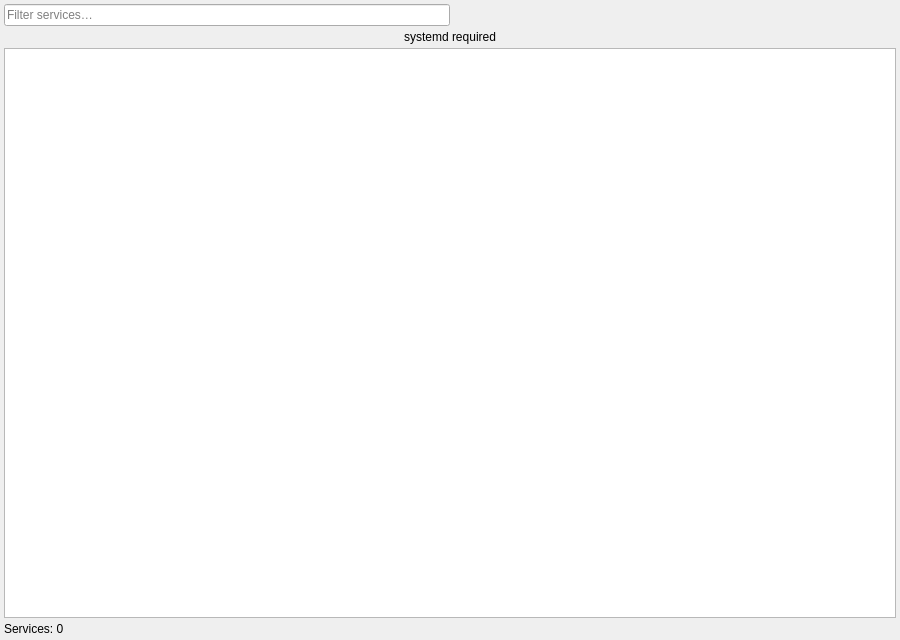
<?xml version="1.0" encoding="UTF-8"?>
<ui version="4.0">
 <class>ServicesWidget</class>
 <widget class="QWidget" name="ServicesWidget">
  <property name="geometry">
   <rect>
    <x>0</x>
    <y>0</y>
    <width>900</width>
    <height>640</height>
   </rect>
  </property>
  <layout class="QVBoxLayout" name="verticalLayout">
   <property name="spacing">
    <number>4</number>
   </property>
   <property name="leftMargin">
    <number>4</number>
   </property>
   <property name="topMargin">
    <number>4</number>
   </property>
   <property name="rightMargin">
    <number>4</number>
   </property>
   <property name="bottomMargin">
    <number>4</number>
   </property>
   <item>
    <layout class="QHBoxLayout" name="toolbarLayout">
     <item>
      <widget class="QLineEdit" name="searchEdit">
       <property name="placeholderText">
        <string>Filter services…</string>
       </property>
       <property name="clearButtonEnabled">
        <bool>true</bool>
       </property>
       <property name="maximumWidth">
        <number>240</number>
       </property>
      </widget>
     </item>
     <item>
      <spacer>
       <property name="orientation">
        <enum>Qt::Horizontal</enum>
       </property>
       <property name="sizeHint" stdset="0">
        <size>
         <width>40</width>
         <height>20</height>
        </size>
       </property>
      </spacer>
     </item>
    </layout>
   </item>
   <item>
    <widget class="QLabel" name="unavailableLabel">
     <property name="visible">
      <bool>false</bool>
     </property>
     <property name="text">
      <string>systemd required</string>
     </property>
     <property name="alignment">
      <set>Qt::AlignmentFlag::AlignCenter</set>
     </property>
    </widget>
   </item>
   <item>
    <widget class="QTableView" name="tableView">
     <property name="selectionBehavior">
      <enum>QAbstractItemView::SelectRows</enum>
     </property>
     <property name="alternatingRowColors">
      <bool>true</bool>
     </property>
     <property name="sortingEnabled">
      <bool>true</bool>
     </property>
    </widget>
   </item>
   <item>
    <widget class="QLabel" name="statusLabel">
     <property name="text">
      <string>Services: 0</string>
     </property>
    </widget>
   </item>
  </layout>
 </widget>
 <resources/>
 <connections/>
</ui>
